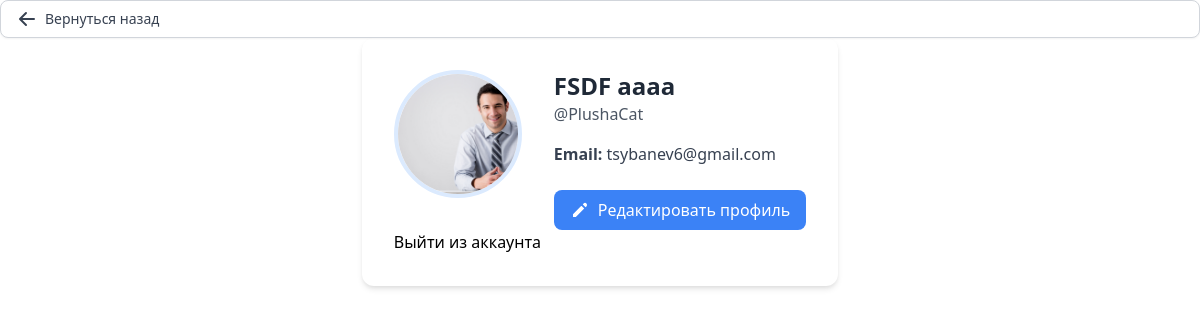
Page /profile/ (signed in) on the earlier database version.
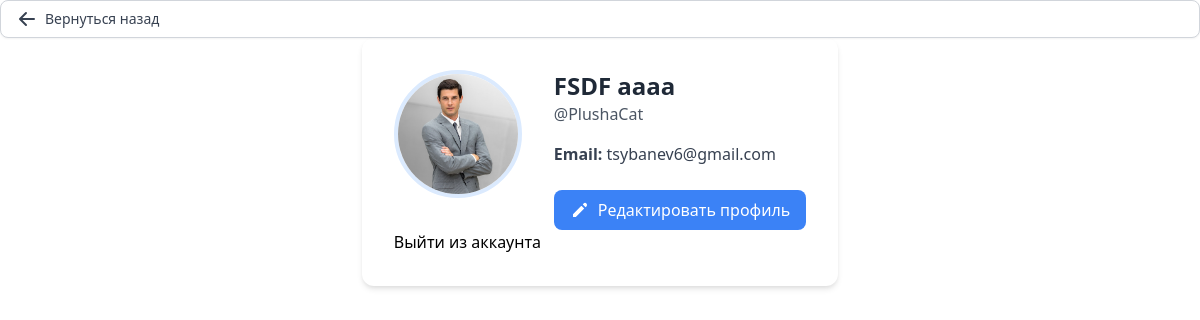
Same page on the later database version.
### TeamRunApp/models.py (models this page shows, shortened)
class CustomUser(AbstractUser):
    role = models.CharField(max_length=20, choices=[('manager', 'Manager'), ('developer', 'Developer')])
    avatar = models.ImageField(upload_to=user_avatar_path, blank=True, null=True)
    def get_avatar(self):
        if self.avatar and hasattr(self.avatar, 'url'):
            return format_html('<img src="{}" alt="User avatar" class="h-32 w-32 rounded-full object-cover border-4 border-blue-100">', self.avatar.url)
        else:
            first_letter = self.username[0].upper()  # Получаем первую букву никнейма
            return format_html('<div class="h-32 w-32 rounded-full flex items-center justify-center border-4 border-blue-100 text-2xl">{}</div>', first_letter)

### TeamRunApp/views.py (the view)
# urls.py: path('profile/', views.profile_view, name='profile'),
@login_required
def profile_view(request):
    user = request.user
    if request.method == 'POST':
        form = ProfileUpdateForm(request.POST, request.FILES, instance=user)
        if form.is_valid():
            form.save()
            return redirect('profile')
    else:
        form = ProfileUpdateForm(instance=user)
    return render(request, 'profile.html', {
        'user': user,
        'form': form,
        'is_editing': 'edit' in request.GET
    })

### theme/templates/profile.html (shortened to what this page needs)
{% extends 'base.html' %}
{% block content %}
<a href="{% url 'menu' %}"
   class="inline-flex items-center px-4 py-2 bg-white border border-gray-300 rounded-lg shadow-sm text-sm font-medium text-gray-700 hover:bg-gray-50 focus:outline-none focus:ring-2 focus:ring-offset-2 focus:ring-blue-500 transition-all duration-200 transform hover:-translate-x-1">
    <svg xmlns="http://www.w3.org/2000/svg" class="h-5 w-5 mr-2" viewBox="0 0 20 20" fill="currentColor">
        <path fill-rule="evenodd" d="M9.707 16.707a1 1 0 01-1.414 0l-6-6a1 1 0 010-1.414l6-6a1 1 0 011.414 1.414L5.414 9H17a1 1 0 110 2H5.414l4.293 4.293a1 1 0 010 1.414z" clip-rule="evenodd" />
    </svg>
    Вернуться назад
</a>
<div class="max-w-2xl mx-auto bg-white rounded-xl shadow-md overflow-hidden p-8">
    <form method="post" enctype="multipart/form-data">
        <div class="flex flex-col items-center md:flex-row md:items-start">
            <div class="mb-6 md:mb-0 md:mr-8 relative group">
                {{ user.get_avatar|safe }}
            </div>
            <div class="text-center md:text-left flex-1">
                {% if is_editing %}
                    <div class="space-y-4">
                        <div>
                            <label for="{{ form.first_name.id_for_label }}" class="block text-sm font-medium text-gray-700">
                                {{ form.first_name.label }}
                            </label>
                            {{ form.first_name }}
                            {% if form.first_name.errors %}
                                <div class="mt-1 text-sm text-red-600">{{ form.first_name.errors }}</div>
                            {% endif %}
                        </div>
                        <div>
                            <label for="{{ form.last_name.id_for_label }}" class="block text-sm font-medium text-gray-700">
                                {{ form.last_name.label }}
                            </label>
                            {{ form.last_name }}
                            {% if form.last_name.errors %}
                                <div class="mt-1 text-sm text-red-600">{{ form.last_name.errors }}</div>
                            {% endif %}
                        </div>
                        <div class="flex space-x-4 pt-4">
                            <button type="submit"
                                    class="inline-flex items-center px-4 py-2 bg-blue-600 text-white rounded-md hover:bg-blue-700">
                                Сохранить
                            </button>
                            <a href="?edit=false"
                               class="inline-flex items-center px-4 py-2 bg-gray-200 text-gray-800 rounded-md hover:bg-gray-300">
                                Отмена
                            </a>
                        </div>
                    </div>
                {% else %}
                    <h1 class="text-2xl font-bold text-gray-800">{{ user.get_full_name }}</h1>
                    <p class="text-gray-600 mb-2">@{{ user.username }}</p>
                    <div class="mt-4 space-y-2">
                        <p class="text-gray-700">
                            <span class="font-semibold">Email:</span> {{ user.email }}
                        </p>
                    </div>
                    <div class="mt-6">
                        <a href="?edit=true"
                           class="inline-flex items-center px-4 py-2 bg-blue-500 text-white rounded-lg hover:bg-blue-600 transition duration-200">
                            <svg xmlns="http://www.w3.org/2000/svg" class="h-5 w-5 mr-2" viewBox="0 0 20 20" fill="currentColor">
                                <path d="M13.586 3.586a2 2 0 112.828 2.828l-.793.793-2.828-2.828.793-.793zM11.379 5.793L3 14.172V17h2.828l8.38-8.379-2.83-2.828z" />
                            </svg>
                            Редактировать профиль
                        </a>
                    </div>
                {% endif %}
            </div>
        </div>
    </form>
    <a href="{% url 'login' %}">Выйти из аккаунта</a>
</div>
{% endblock %}

Differences in the rows shown:
changed CustomUser "FSDF аааа": get_avatar: a different picture
